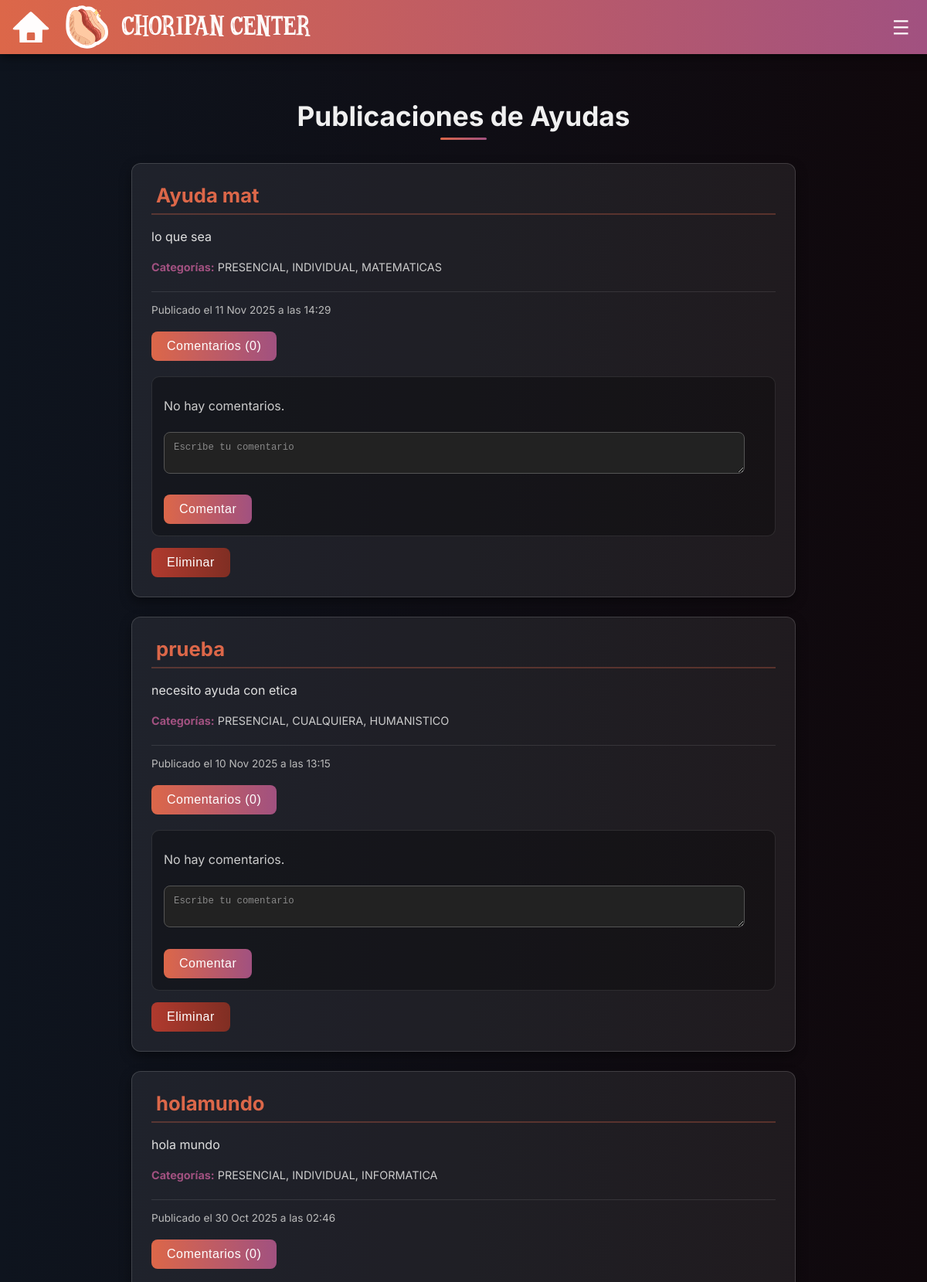
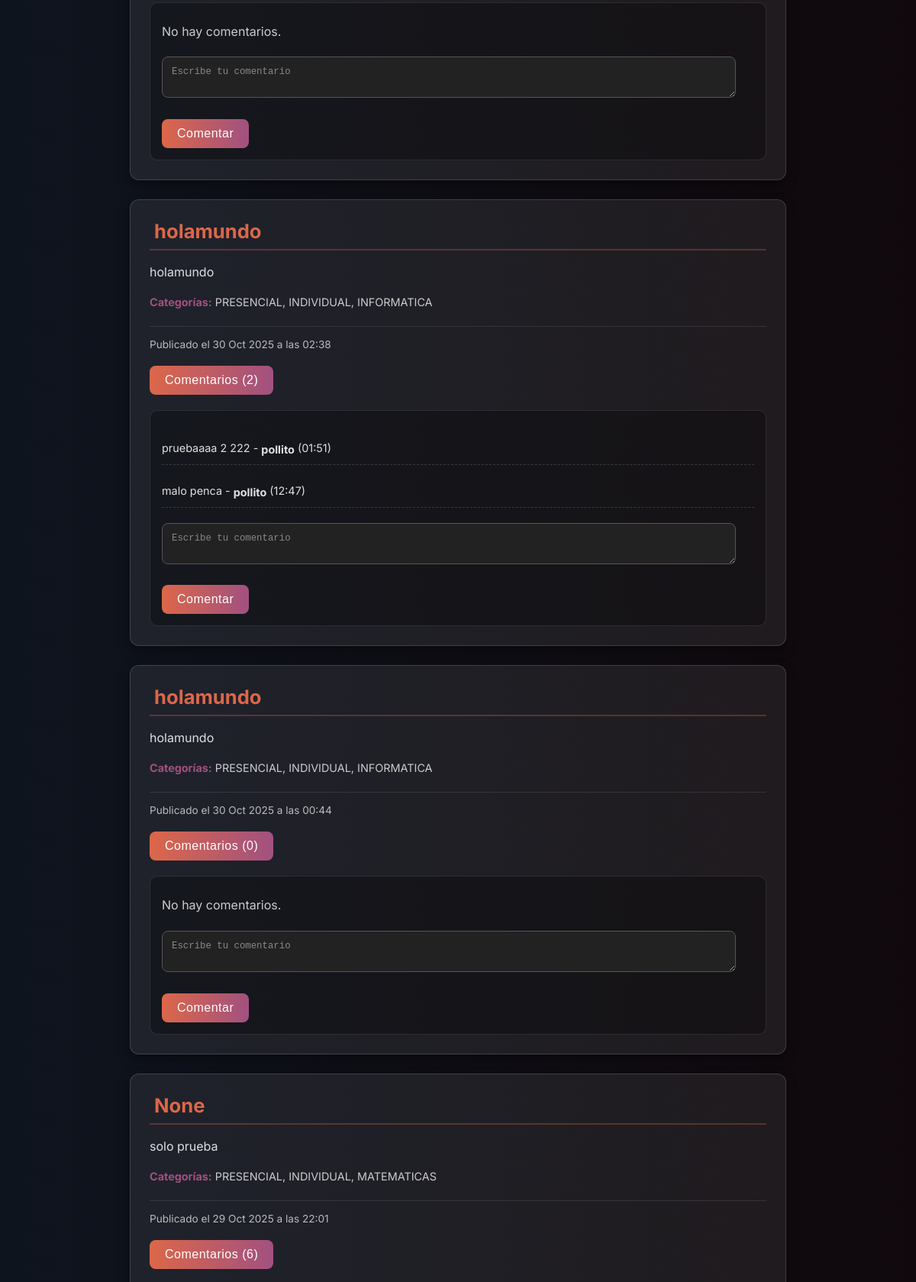
The page /muros/ayudas/ (signed in, upper part) on the database its author committed (2 pictures, top to bottom).
### publicaciones/models.py (models this page shows)
class Publicacion(models.Model):
    usuario = models.ForeignKey(User, on_delete=models.CASCADE)
    tipoMuro = models.CharField(max_length=10, choices=TIPO_MURO)
    contenido = models.TextField(verbose_name='Comentario')
    fechaCreacion = models.DateTimeField(auto_now_add=True)
    modalidad = models.CharField(max_length=10, choices=MODALIDAD_SESION ,blank=True, null=True)
    tipoSesion = models.CharField(max_length=15, choices=TIPO_SESION,blank=True, null=True)
    asignatura = models.CharField(max_length=20, choices=DEPARTAMENTOS, blank=True, null=True)
    materialPrestamo = models.CharField(max_length=150, blank=True, null=True)
    cantMaterial = models.PositiveIntegerField(blank=True, null=True)
    titulo = models.CharField(max_length=150,blank=True, null=True)
    fotoMaterial = models.ImageField(upload_to='publicaciones_fotos/', blank=True, null=True)
    dias = models.CharField(max_length=15, choices=PREF_DIA, blank=True, null=True)
    Comunicacion = models.CharField(max_length=59, choices=TIPO_COMUNICACION, blank=True, null=True)
    metododeestudio = models.CharField(max_length=30, choices=METODO_DE_ESTUDIO, blank=True, null=True)

class Comentario(models.Model):
      publicacion = models.ForeignKey(Publicacion, on_delete=models.CASCADE, related_name='Comentarios')
      usuario = models.ForeignKey(User, on_delete=models.CASCADE)
      contenido = models.TextField(verbose_name='Comentario')
      fechaCreacion = models.DateTimeField(auto_now_add=True)

### publicaciones/views.py (the view)
# urls.py: path('muros/ayudas/', views.muro_ayudas_view, name='muro_ayudas'),
def muro_ayudas_view(request):
    publicaciones = filtroPreferencias(request, 'AYUDAS')
    datitos = {
        'nombre' : 'Ayudas',
        'publicacion' : publicaciones,
        'comentarios' : FormComentarios()
    }
    return render(request, 'Muros/muro_ayudas.html', datitos)

### publicaciones/forms.py
class FormComentarios(forms.ModelForm):
    class Meta:
        model = Comentario
        fields = ['contenido']
        labels = {'contenido': ''
                  }
        widgets = {
            'contenido': forms.Textarea(attrs={'rows': 2, 'placeholder': 'Escribe tu comentario','class': '#'})
        }

### publicaciones/templates/Muros/muro_ayudas.html (shortened to what this page needs)
{% load static %}
<!DOCTYPE html>
<html lang="es">
<head>
    <link rel="stylesheet" href="{% static 'muros/style_muro_ayudas.css' %}">
</head>
<body>
    <header class="navbar">
        <div class="logo-grupo-izquierdo">
            <a href="{% url 'home' %}" class="config-boton logo-casita">
                <img src="{% static 'images/logo-casita (2).svg' %}">
            </a>
            <img src="{% static 'images/logo-choripan.svg' %}">
        </div>
        <div class="Nav-Boton">
            <button class="config-boton menu-button" onclick="abrirmenu()">
                <img src="{% static 'images/logo-menu.svg' %}">
            </button>
        </div>
    </header>
    {% block content %}
    <div class="main-content"> <h2>Publicaciones de {{ nombre }}</h2>
        {% for pub in publicacion %}
        <div class="publicacion-card">
            <h3>
                <span style="vertical-align: top;">
                    {{ pub.titulo }}
                </span>
            </h3>
            <p>{{ pub.contenido }}</p>
            <p style="font-size: 0.9em; color: #ccc;">
                <strong>Categorías:</strong> {{ pub.modalidad }}, {{ pub.tipoSesion }}, {{ pub.asignatura }}
            </p>
            <div class="publicacion-meta">
                Publicado el {{ pub.fechaCreacion|date:"d M Y" }} a las {{ pub.fechaCreacion|date:"H:i" }}
            </div>
            <p style="margin-top: 20px;">
                <button onclick="verComentarios('comentarios-{{ pub.id }}')">
                    Comentarios ({{ pub.Comentarios.count }})
                </button>
            </p>
            <div id="comentarios-{{ pub.id }}">
                {% for comentario in pub.Comentarios.all %}
                    <p class="comentario-item"> {{ comentario.contenido }} -
                        <a href="{% url 'perfilPublico' username=comentario.usuario.username %}"
                            style="font-weight: bold; color: inherit; text-decoration: none;
                            display: inline-flex; align-items: center; vertical-align: middle;">
                            {{ comentario.usuario.username }}
                        </a>
                        ({{ comentario.fechaCreacion|date:"H:i" }})
                    </p>
                {% empty %}
                    <p style="margin-top: 10px; color: #ccc;">No hay comentarios.</p>
                {% endfor %}
                <form method="POST" action="{% url 'crear_comentario' pub.id pub.tipoMuro %}" class="comentarios-form">
                    {{ comentarios.as_p }}
                    <button type="submit">Comentar</button>
                </form>
            </div>
            {% if pub.usuario == user %}
                <form method="POST" action="{% url 'borrarPub' pub.id %}" style="display: inline-block; margin-top: 15px;">
                    <button type="submit" style="background: linear-gradient(90deg, #b03a2e, #802e23);">
                        Eliminar
                    </button>
                </form>
            {% endif %}
        </div> {% empty %}
            <p>No hay publicaciones</p>
        {% endfor %}
    </div>
    {% endblock content %}
</body>
</html>

### publicaciones/static/muros/style_muro_ayudas.css (style rules this page uses)
body { margin: 0; font-family: 'Inter', sans-serif; background: linear-gradient(90deg, #0e141e, #10080C); color: white; overflow-x: hidden; }
.navbar { background: linear-gradient(90deg, #DC6749, #A15180); box-shadow: 0 4px 12px rgba(0,0,0,0.5); display: flex; justify-content: space-between; align-items: center; padding:0px 15px; height: 70px; position: fixed; top: 0; left: 0; width: 100%; box-sizing: border-box; z-index: 1000; }
.Nav-Boton { display: flex; height: 100%; }
.logo-casita { background-color:none; height: 100%; margin-left: 0%; width: auto; padding: 0; display: flex; align-items: center; }
.logo-casita img { height: 50px; width: 50px; display: block; }
.logo-grupo-izquierdo { display: flex; align-items: center; gap: 15px; height: 100%; }
.logo-grupo-izquierdo img:nth-child(2) { height: 60px; width: auto; }
.config-boton { background: none; border: none; font-size: 14px; padding: 0; cursor: pointer; display: flex; align-items: center; justify-content: center; text-decoration: none; height: auto; color: white; }
.config-boton img { height: 55%; }
.main-content { padding-top: 100px; padding-left: 20px; padding-right: 20px; max-width: 900px; margin-left: auto; margin-right: auto; min-height: calc(100vh - 100px); box-sizing: border-box; }
.main-content > h2 { color: #f0f0f0; font-size: 2.2em; margin-bottom: 30px; text-align: center; position: relative; padding-bottom: 10px; }
.main-content > h2::after { content: ''; position: absolute; left: 50%; transform: translateX(-50%); bottom: 0; width: 60px; height: 3px; background: linear-gradient(90deg, #DC6749, #A15180); border-radius: 5px; }
.publicacion-card { background-color: rgba(255, 255, 255, 0.07); border-radius: 12px; padding: 25px; margin-bottom: 25px; box-shadow: 0 6px 15px rgba(0, 0, 0, 0.4); border: 1px solid rgba(255, 255, 255, 0.15); transition: transform 0.2s ease, box-shadow 0.2s ease; }
.publicacion-card h3 { color: #DC6749; font-size: 1.6em; margin-top: 0; margin-bottom: 10px; border-bottom: 2px solid rgba(220, 103, 73, 0.3); padding-bottom: 8px; }
.publicacion-card p { line-height: 1.6; margin-bottom: 10px; color: #e0e0e0; }
.publicacion-card p strong { color: #A15180; }
.publicacion-card button { background: linear-gradient(90deg, #DC6749, #A15180); border: none; color: white; padding: 10px 20px; border-radius: 8px; cursor: pointer; font-size: 1em; transition: all 0.3s ease; letter-spacing: 0.5px; }
.publicacion-meta { font-size: 0.85em; color: #bbb; margin-top: 20px; padding-top: 15px; border-top: 1px solid rgba(255, 255, 255, 0.1); }
div[id^="comentarios-"] { margin-top: 20px; padding: 15px; background-color: rgba(0, 0, 0, 0.3); border-radius: 10px; border: 1px solid rgba(255, 255, 255, 0.1); }
.comentario-item { border-bottom: 1px dashed rgba(255, 255, 255, 0.15); padding: 8px 0; font-size: 0.9em; color: #d0d0d0; }
.comentarios-form { margin-top: 20px; }
.comentarios-form p { margin-bottom: 5px; }
.comentarios-form input[type="text"], .comentarios-form textarea { width: calc(100% - 24px); padding: 12px; margin-bottom: 15px; border-radius: 8px; border: 1px solid #555; background-color: #222; color: white; font-size: 0.95em; box-sizing: border-box; }
.comentarios-form input[type="text"]::placeholder, .comentarios-form textarea::placeholder { color: #888; }

### rows shown on the page
Publicacion: titulo "Ayuda mat", contenido "lo que sea", modalidad "PRESENCIAL", tipoSesion "INDIVIDUAL", asignatura "MATEMATICAS", fechaCreacion "11 Nov 2025", fechaCreacion "14:29", Comentarios.count "0", shows "Eliminar"
Publicacion: titulo "prueba", contenido "necesito ayuda con etica", modalidad "PRESENCIAL", tipoSesion "CUALQUIERA", asignatura "HUMANISTICO", fechaCreacion "10 Nov 2025", fechaCreacion "13:15", Comentarios.count "0", shows "Eliminar"
Publicacion: titulo "holamundo", contenido "hola mundo", modalidad "PRESENCIAL", tipoSesion "INDIVIDUAL", asignatura "INFORMATICA", fechaCreacion "30 Oct 2025", fechaCreacion "02:46", Comentarios.count "0"
Publicacion: titulo "holamundo", contenido "holamundo", modalidad "PRESENCIAL", tipoSesion "INDIVIDUAL", asignatura "INFORMATICA", fechaCreacion "30 Oct 2025", fechaCreacion "02:38", Comentarios.count "2"
Comentario: contenido "pruebaaaa 2 222", usuario.username "pollito", fechaCreacion "01:51"
Comentario: contenido "malo penca", usuario.username "pollito", fechaCreacion "12:47"
Publicacion: titulo "holamundo", contenido "holamundo", modalidad "PRESENCIAL", tipoSesion "INDIVIDUAL", asignatura "INFORMATICA", fechaCreacion "30 Oct 2025", fechaCreacion "00:44", Comentarios.count "0"
Publicacion: titulo "None", contenido "solo prueba", modalidad "PRESENCIAL", tipoSesion "INDIVIDUAL", asignatura "MATEMATICAS", fechaCreacion "29 Oct 2025", fechaCreacion "22:01", Comentarios.count "6"

### other values the page prints
{{ nombre }} "Ayudas"
